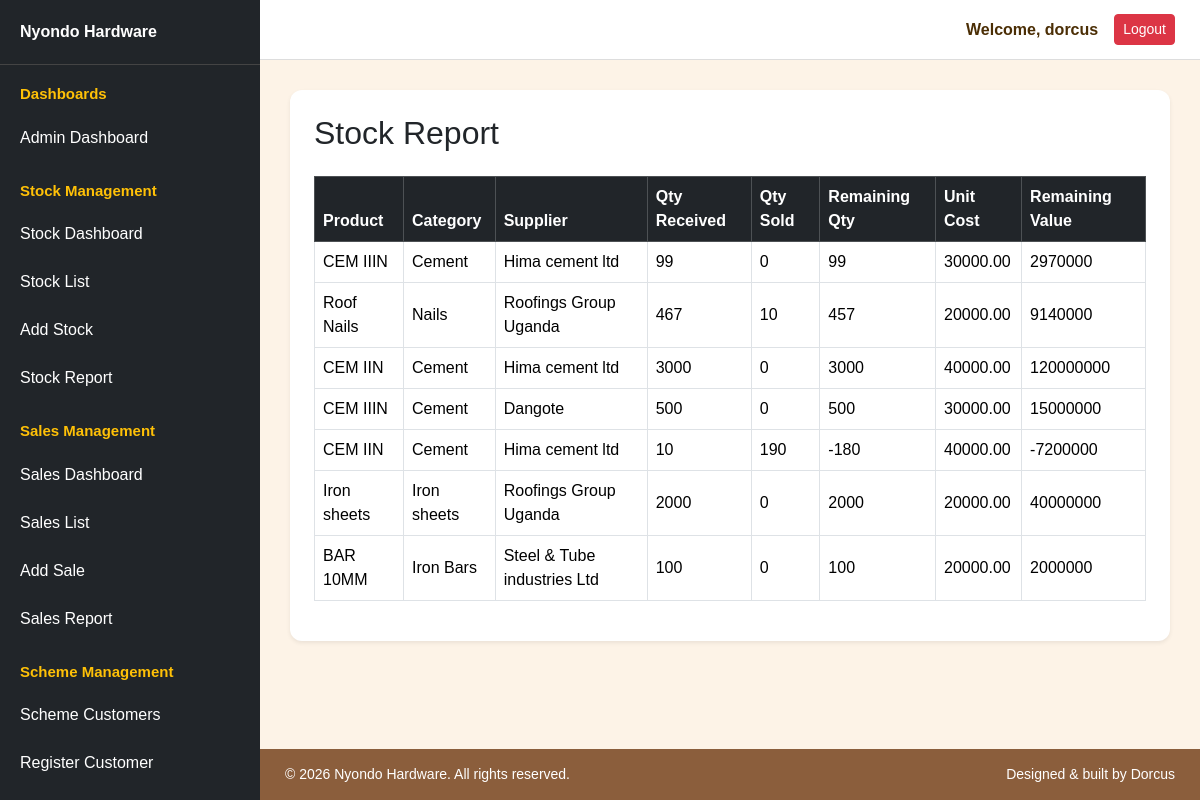
The app's page /nyondo/stock_report/ (signed in), older data.
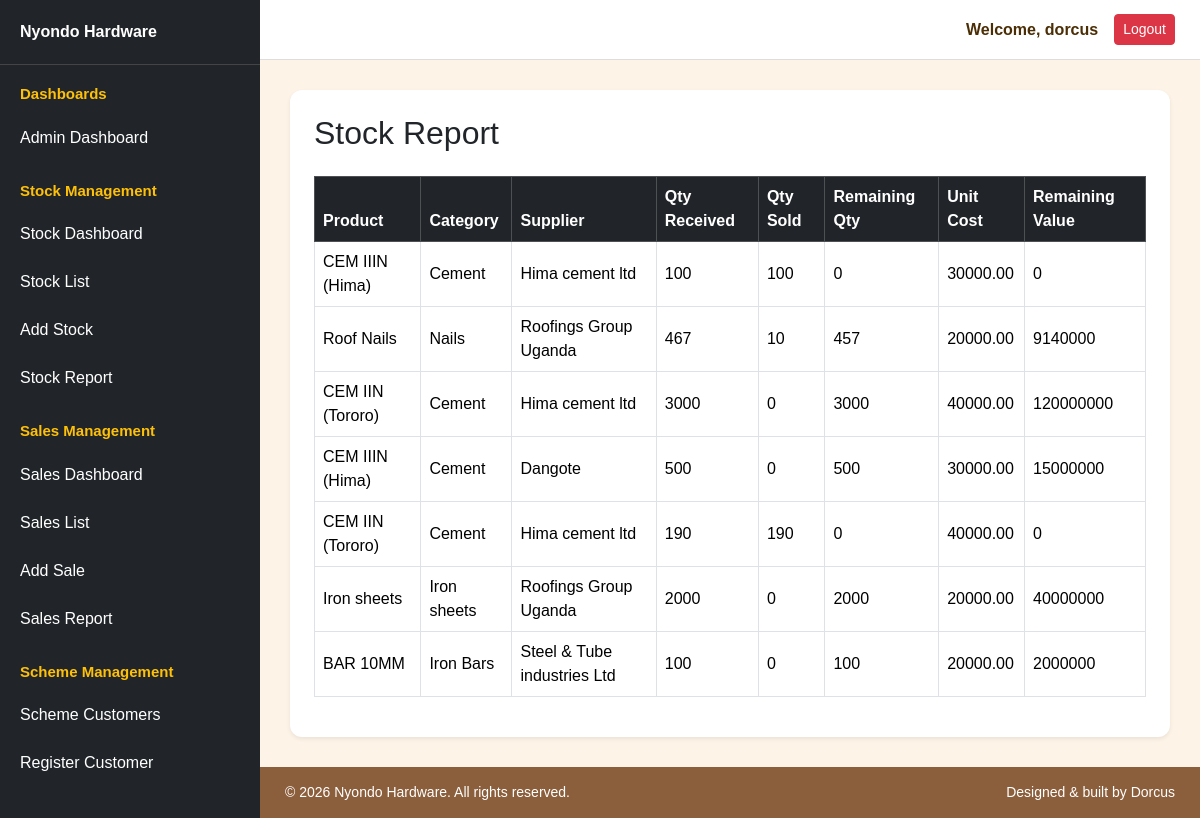
The same page, newer data.
### nyondo/models.py (models this page shows, shortened)
class Stock(models.Model):
    PAYMENT_STATUS_CHOICES = [('Paid', 'Paid'), ('Not Paid', 'Not Paid')]
    PAYMENT_TYPE_CHOICES = [('Cash', 'Cash'), ('Mobile Money', 'Mobile Money'), ('Bank Transfer', 'Bank Transfer'), ('Credit', 'Credit')]
    supplier = models.CharField(max_length=100)
    category = models.CharField(max_length=100)
    product_name = models.CharField(max_length=100)
    quantity_delivered = models.PositiveIntegerField(default=0)
    unit_cost = models.DecimalField(max_digits=10, decimal_places=2)
    total_value_goods = models.DecimalField(max_digits=12, decimal_places=2, default=0)
    unit_price = models.DecimalField(max_digits=10, decimal_places=2)
    supplier_payment_status = models.CharField(max_length=20, choices=PAYMENT_STATUS_CHOICES, default='Not Paid')
    payment_type = models.CharField(max_length=50, choices=PAYMENT_TYPE_CHOICES, blank=True, null=True)
    date_added = models.DateTimeField(default=timezone.now)

### nyondo/views.py (the view)
# urls.py: path('stock_report/', views.stock_report, name='stock_report'),
@login_required
@admin_or_stock_manager_required
def stock_report(request):
    stocks = Stock.objects.annotate(
        quantity_sold=Coalesce(Sum('sale__quantity'), 0)
    ).annotate(
        remaining_quantity=F('quantity_delivered') - F('quantity_sold'),
        remaining_value=ExpressionWrapper(
            (F('quantity_delivered') - F('quantity_sold')) * F('unit_cost'),
            output_field=DecimalField(max_digits=12, decimal_places=2)
        )
    )
    return render(request, 'stock_report.html', {'stocks': stocks})

### nyondo/templates/stock_report.html
{% extends 'base.html' %}
{% block content %}
<div class="card shadow-sm p-4">
<h2 class="mb-4">Stock Report</h2>
<div class="table-responsive">
<table class="table table-bordered table-hover align-middle">
<thead class="table-dark">
<tr>
<th>Product</th>
<th>Category</th>
<th>Supplier</th>
<th>Qty Received</th>
<th>Qty Sold</th>
<th>Remaining Qty</th>
<th>Unit Cost</th>
<th>Remaining Value</th>
</tr>
</thead>
<tbody>
{% for stock in stocks %}
<tr>
<td>{{ stock.product_name }}</td>
<td>{{ stock.category }}</td>
<td>{{ stock.supplier }}</td>
<td>{{ stock.quantity_delivered }}</td>
<td>{{ stock.quantity_sold }}</td>
<td>{{ stock.remaining_quantity }}</td>
<td>{{ stock.unit_cost }}</td>
<td>{{ stock.remaining_value }}</td>
</tr>
{% empty %}
<tr>
<td colspan="8" class="text-center">No stock records available.</td>
</tr>
{% endfor %}
</tbody>
</table>
</div>
</div>
{% endblock %}

Row changes from the older to the newer data that the page shows:
changed Stock (number 1 of 7 on the later page): product_name "CEM IIIN" → "CEM IIIN (Hima)"; quantity_delivered "99" → "100"; quantity_sold "0" → "100"; remaining_quantity "99" → "0"; remaining_value "2970000" → "0"
changed Stock (number 3 of 7 on the later page): product_name "CEM IIN" → "CEM IIN (Tororo)"
changed Stock "Dangote": product_name "CEM IIIN" → "CEM IIIN (Hima)"
changed Stock (number 5 of 7 on the later page): product_name "CEM IIN" → "CEM IIN (Tororo)"; quantity_delivered "10" → "190"; remaining_quantity "-180" → "0"; remaining_value "-7200000" → "0"
